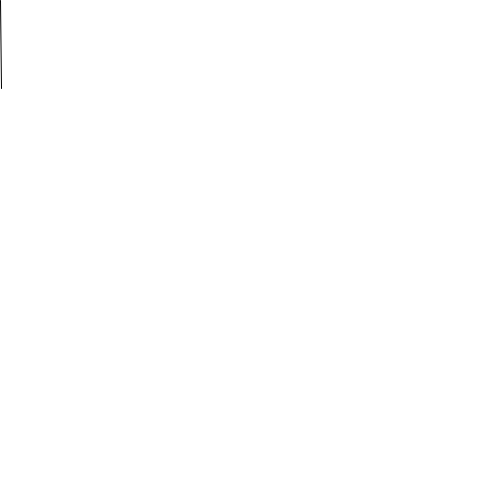
Frame 1 (no input)
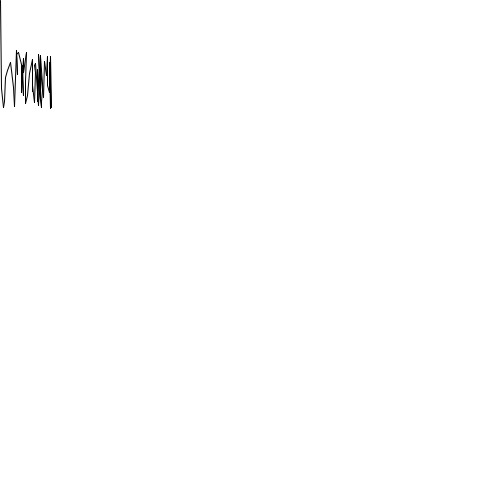
Frame 60 (the mouse pressed at the canvas centre just before this capture)
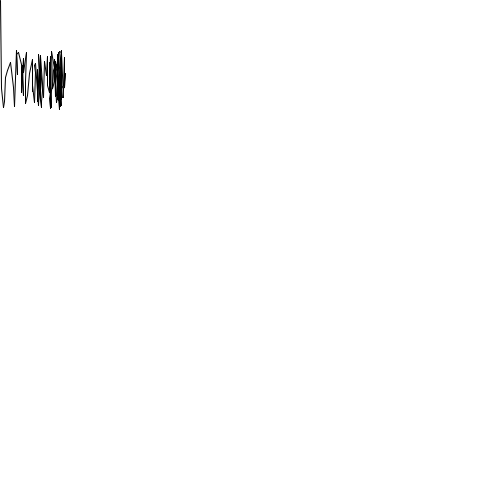
Frame 120 (the mouse held since frame 60 and released just before this capture)

The Processing sketch that drew these frames (run headless with seeded random() and noise(); from frame 60 on, the mouse is pressed at the canvas centre):

// Processing sketch: processing_52155
// ── processing_52155.pde

//--------------------------------------
// computer art 2012
// by antonio at 0280.org/processing
//---------------------------------------
// Rendering and Printing 
//---------------------------------------

void setup() {
  size(500,500);
  background(255);
  stroke(0); 
  strokeWeight(1);
  smooth();
 // noLoop();
  noFill();
  frameRate(120);
}
// global settings
int lineNum = 4000;
float angle = 0.0;
float x= 0;
float y= 0;
float tx,ty;
int row=50;

void draw() { 
  if (frameCount < lineNum) {
         tx += 3;
         ty = row + random(60); 
         tx -= random(5);
         if (x < width) {
           stroke(0);
         } else {
           stroke(0,0);
         tx=0;
         row+=100;
         }
         line(x,y,tx,ty);
         x = tx;
         y = ty; 
  }
}
